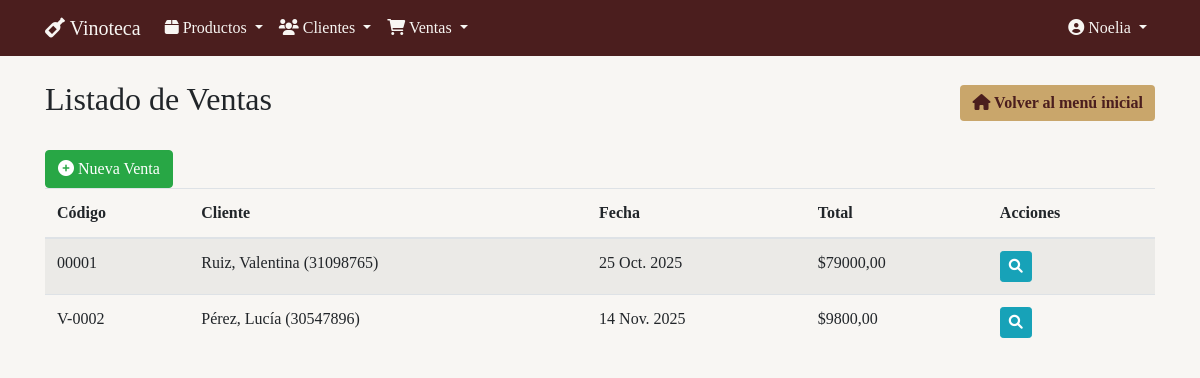
Page /ventas/ (signed in) on the committed database.
### ventas/models.py (models this page shows, shortened)
class Venta(models.Model):
    codigo = models.CharField(max_length=20, unique=True)
    cliente = models.ForeignKey(Cliente, on_delete=models.PROTECT)
    fecha = models.DateField(default=date.today)  # ✅ editable con calendario
    total = models.DecimalField(max_digits=10, decimal_places=2, default=0)
    medio_pago = models.CharField(
        max_length=20,
        choices=[
            ('efectivo', 'Efectivo'),
            ('credito', 'Tarjeta de Crédito'),
            ('debito', 'Tarjeta de Débito'),
            ('qr', 'QR'),
        ],
        default='efectivo',  # ✅ evita errores en migración
    )

### clientes/models.py (models this page shows)
class Cliente(models.Model):
    nombre = models.CharField(max_length=100)
    apellido = models.CharField(max_length=100)
    documento = models.CharField(max_length=20, unique=True)
    email = models.EmailField()
    telefono = models.CharField(max_length=20)
    direccion = models.TextField()
    def __str__(self):
        return f"{self.apellido}, {self.nombre} ({self.documento})"

### ventas/views.py (the view)
# urls.py: path('', VentaListView.as_view(), name='venta_list'),
class VentaListView(LoginRequiredMixin, PermissionRequiredMixin, ListView):
    model = Venta
    template_name = 'venta/venta_list.html'
    context_object_name = 'ventas'
    permission_required = 'ventas.view_venta'

### templates/venta/venta_list.html (shortened to what this page needs)
{% extends 'base.html' %}
{% block header %}Listado de Ventas{% endblock %}
{% block extra_buttons %}
<a href="{% url 'ventas:venta_create' %}" class="btn btn-success">
  <i class="fas fa-plus-circle"></i> Nueva Venta
</a>
{% endblock %}
{% block content %}
<table class="table table-striped table-hover">
  <thead>
    <tr>
      <th>Código</th>
      <th>Cliente</th>
      <th>Fecha</th>
      <th>Total</th>
      <th>Acciones</th>
    </tr>
  </thead>
  <tbody>
    {% for venta in ventas %}
    <tr>
      <td>{{ venta.codigo }}</td>
      <td>{{ venta.cliente }}</td>
      <td>{{ venta.fecha }}</td>
      <td>${{ venta.total }}</td>
      <td>
        <a href="{% url 'ventas:venta_detail' venta.pk %}" class="btn btn-sm btn-info">
          <i class="fas fa-search"></i>
        </a>
      </td>
    </tr>
    {% empty %}
    <tr><td colspan="5" class="text-center">No hay ventas registradas.</td></tr>
    {% endfor %}
  </tbody>
</table>
{% endblock %}

### templates/base.html (shortened to what this page needs)
{% load bootstrap4 %}
{% load static %}
<!DOCTYPE html>
<html lang="es">
<head>
    {% bootstrap_css %}
    <link rel="stylesheet" href="https://cdnjs.cloudflare.com/ajax/libs/font-awesome/6.0.0/css/all.min.css">
</head>
<body>
    <nav class="navbar navbar-expand-lg">
        <div class="container">
            <a class="navbar-brand" href="{% url 'productos:producto_list' %}">
                <i class="fas fa-wine-bottle"></i> Vinoteca
            </a>
            <div class="collapse navbar-collapse" id="navbarNav">
                {% if user.is_authenticated %}
                <ul class="navbar-nav mr-auto">
                    <li class="nav-item dropdown">
                        <a class="nav-link dropdown-toggle" href="#" id="productosDropdown" role="button" data-toggle="dropdown" aria-haspopup="true" aria-expanded="false">
                            <i class="fas fa-box"></i> Productos
                        </a>
                    </li>
                    <li class="nav-item dropdown">
                        <a class="nav-link dropdown-toggle" href="#" id="clientesDropdown" role="button" data-toggle="dropdown" aria-haspopup="true" aria-expanded="false">
                            <i class="fas fa-users"></i> Clientes
                        </a>
                    </li>
                    <li class="nav-item dropdown">
                        <a class="nav-link dropdown-toggle" href="#" id="ventasDropdown" role="button" data-toggle="dropdown" aria-haspopup="true" aria-expanded="false">
                            <i class="fas fa-shopping-cart"></i> Ventas
                        </a>
                    </li>
                </ul>
                {% endif %}
                <ul class="navbar-nav ml-auto">
                    {% if user.is_authenticated %}
                        <li class="nav-item dropdown">
                            <a class="nav-link dropdown-toggle" href="#" id="userDropdown" role="button" data-toggle="dropdown" aria-haspopup="true" aria-expanded="false">
                                <i class="fas fa-user-circle"></i> {{ user.username }}
                            </a>
                        </li>
                    {% else %}
                        <li class="nav-item">
                            <a class="nav-link" href="{% url 'login' %}">
                                <i class="fas fa-sign-in-alt"></i> Iniciar sesión
                            </a>
                        </li>
                    {% endif %}
                </ul>
            </div>
        </div>
    </nav>
    <div class="container mt-4 content-wrapper">
        <div class="d-flex justify-content-between align-items-center mb-4">
            <h2>{% block header %}{% endblock %}</h2>
            <a href="{% url 'home' %}" class="btn btn-vinoteca">
                <i class="fas fa-home"></i> Volver al menú inicial
            </a>
        </div>
        {% block extra_buttons %}{% endblock %}
        {% block content %}{% endblock %}
    </div>
</body>
</html>

### templates/base.html (style rules this page uses)
body { background-color: #F8F6F3; font-family: Georgia, serif; }
.navbar { background-color: #4B1E1E; }
.navbar-brand, .nav-link, .dropdown-item { color: #F8F6F3 !important; }
.btn-vinoteca { background-color: #C9A66B; color: #4B1E1E; border: none; font-weight: bold; }

### rows in the picture
Venta: codigo "00001", cliente "Ruiz, Valentina (31098765)", fecha "25 Oct. 2025", total "79000,00"
Venta: codigo "V-0002", cliente "Pérez, Lucía (30547896)", fecha "14 Nov. 2025", total "9800,00"

### other values in the picture
{{ user.username }} "Noelia"
